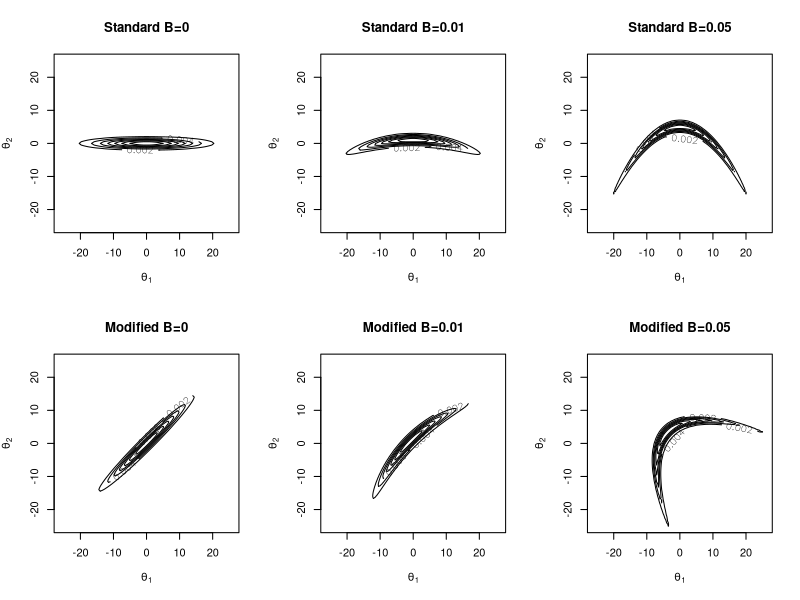

Recreate this plot in R.
# figures for the likelihood of banana-shaped distribution.
# constant

dbanana.r <- function(y, b) {
  # The true joint posterior.
  x <- matrix(c(cos(pi / 4), -sin(pi / 4), cos(pi / 4), sin(pi / 4)), nrow=2) %*% y
  dnorm(x[1], sd=10) * dnorm(x[2] + b * x[1]^2 - 100 * b, sd=1)
}

dbanana.s <- function(y, b) {
  # The true joint posterior.
  x <- y
  dnorm(x[1], sd=10) * dnorm(x[2] + b * x[1]^2 - 100 * b, sd=1)
}

pmin <- -25
pmax <- 25
lim.x <- c(pmin, pmax)
lim.y <- c(pmin, pmax)

grid.x <- seq(lim.x[1], lim.x[2], .5)
grid.y <- seq(lim.y[1], lim.y[2], .5)
grid.z1 <- matrix(0, nrow=length(grid.x), ncol=length(grid.y))
grid.z2 <- matrix(0, nrow=length(grid.x), ncol=length(grid.y))

old <- par(mfrow=c(2, 3))

# standard B=0
for (ind in 1:length(grid.x)) {
  grid.z1[ind, ] <- apply(cbind(grid.x[ind], grid.y),1, dbanana.s, 0)
}
contour(grid.x, grid.y, grid.z1, main="Standard B=0", xlab=expression(theta[1]), 
        ylab=expression(theta[2]), xlim=lim.x, ylim=lim.y, asp=1)
# standard B=0.01
for (ind in 1:length(grid.x)) {
  grid.z1[ind, ] <- apply(cbind(grid.x[ind], grid.y),1, dbanana.s, 0.01)
}
contour(grid.x, grid.y, grid.z1, main="Standard B=0.01", xlab=expression(theta[1]), 
        ylab=expression(theta[2]), xlim=lim.x, ylim=lim.y, asp=1)
# standard B=0.05
for (ind in 1:length(grid.x)) {
  grid.z1[ind, ] <- apply(cbind(grid.x[ind], grid.y),1, dbanana.s, 0.05)
}
contour(grid.x, grid.y, grid.z1, main="Standard B=0.05", xlab=expression(theta[1]), 
        ylab=expression(theta[2]), xlim=lim.x, ylim=lim.y, asp=1)
# rotated B=0
for (ind in 1:length(grid.x)) {
  grid.z2[ind, ] <- apply(cbind(grid.x[ind], grid.y),1, dbanana.r, 0)
}
contour(grid.x, grid.y, grid.z2, main="Modified B=0", xlab=expression(theta[1]), 
        ylab=expression(theta[2]), xlim=lim.x, ylim=lim.y, asp=1)
# rotated B=0.01
for (ind in 1:length(grid.x)) {
  grid.z2[ind, ] <- apply(cbind(grid.x[ind], grid.y),1, dbanana.r, 0.01)
}
contour(grid.x, grid.y, grid.z2, main="Modified B=0.01", xlab=expression(theta[1]), 
        ylab=expression(theta[2]), xlim=lim.x, ylim=lim.y, asp=1)
# rotated B=0.05
for (ind in 1:length(grid.x)) {
  grid.z2[ind, ] <- apply(cbind(grid.x[ind], grid.y),1, dbanana.r, 0.05)
}
contour(grid.x, grid.y, grid.z2, main="Modified B=0.05", xlab=expression(theta[1]), 
        ylab=expression(theta[2]), xlim=lim.x, ylim=lim.y, asp=1)

par(old)